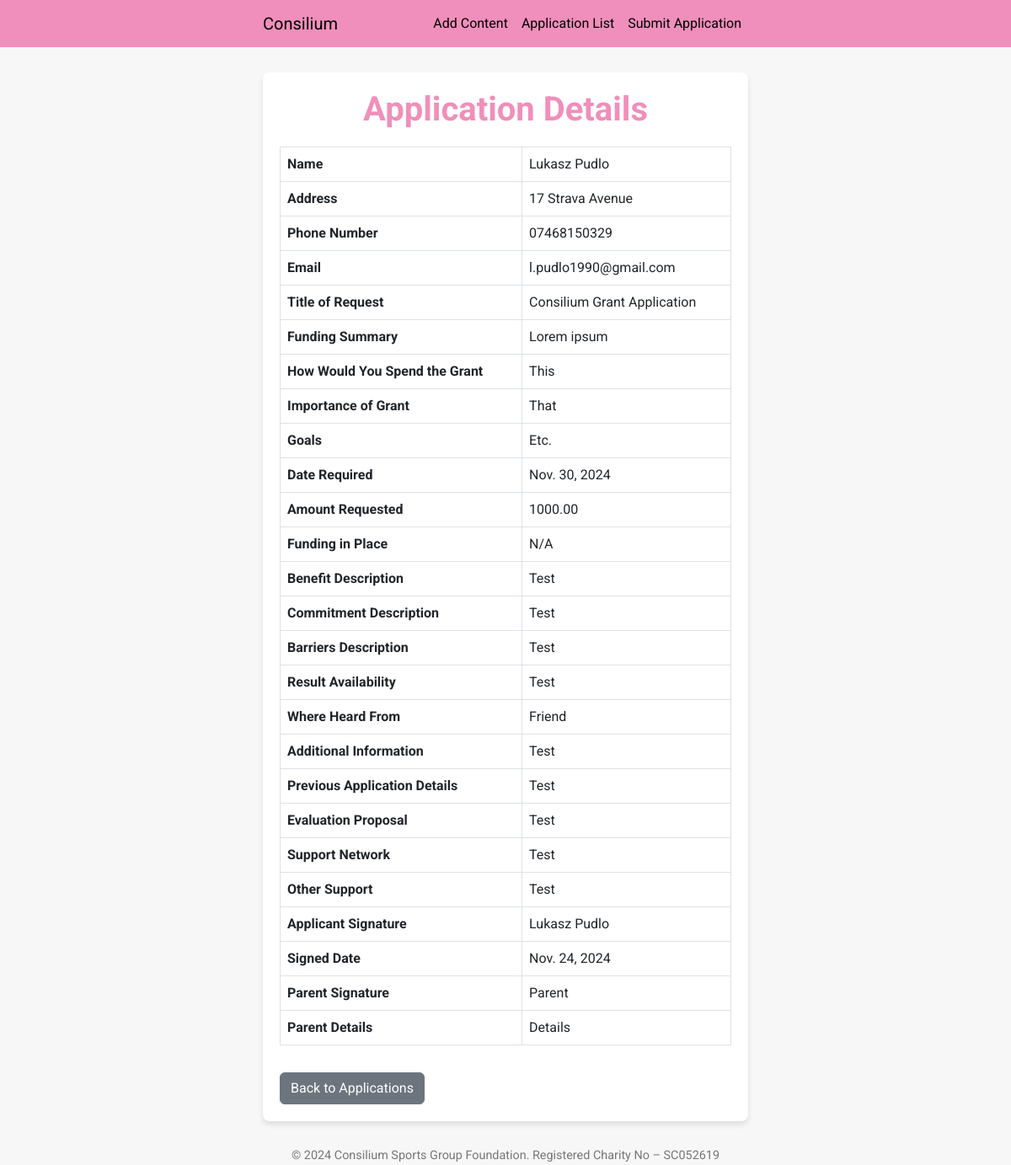
The page /applications/1/ on the database its author committed.
### applications/models.py (models this page shows, shortened)
class GrantApplication(models.Model):
    name = models.CharField(max_length=255)
    address = models.TextField()
    phone_number = models.CharField(max_length=15)
    email = models.EmailField()
    title_of_request = models.CharField(max_length=255)
    funding_summary = models.TextField()
    how_spend_grant = models.TextField()
    importance_of_grant = models.TextField()
    goals = models.TextField()
    required_date = models.DateField()
    amount_requested = models.DecimalField(max_digits=10, decimal_places=2)
    funding_in_place = models.TextField(blank=True, null=True)
    benefit_description = models.TextField()
    commitment_description = models.TextField()
    barriers_description = models.TextField(blank=True, null=True)
    result_availability = models.TextField(blank=True, null=True)
    heard_from = models.CharField(max_length=255, blank=True, null=True)
    additional_info = models.TextField(blank=True, null=True)
    previous_application_details = models.TextField(blank=True, null=True)
    evaluation_proposal = models.TextField(blank=True, null=True)
    support_network = models.TextField(blank=True, null=True)
    other_support = models.TextField(blank=True, null=True)
    applicant_signature = models.CharField(max_length=255)
    signed_date = models.DateField()
    parent_signature = models.CharField(max_length=255, blank=True, null=True)
    parent_details = models.TextField(blank=True, null=True)

### applications/views.py (the view)
# urls.py: path('<int:pk>/', views.application_detail, name='application_detail'),
def application_detail(request, pk):
    application = get_object_or_404(GrantApplication, pk=pk)
    return render(request, 'applications/application_detail.html', {'application': application})

### consilium/templates/applications/application_detail.html (shortened to what this page needs)
{% extends "base.html" %}
{% block content %}
<h1>Application Details</h1>
<div class="table-responsive">
    <table class="table table-bordered">
        <tbody>
            <tr>
                <th>Name</th>
                <td>{{ application.name }}</td>
            </tr>
            <tr>
                <th>Address</th>
                <td>{{ application.address }}</td>
            </tr>
            <tr>
                <th>Phone Number</th>
                <td>{{ application.phone_number }}</td>
            </tr>
            <tr>
                <th>Email</th>
                <td>{{ application.email }}</td>
            </tr>
            <tr>
                <th>Title of Request</th>
                <td>{{ application.title_of_request }}</td>
            </tr>
            <tr>
                <th>Funding Summary</th>
                <td>{{ application.funding_summary }}</td>
            </tr>
            <tr>
                <th>How Would You Spend the Grant</th>
                <td>{{ application.how_spend_grant }}</td>
            </tr>
            <tr>
                <th>Importance of Grant</th>
                <td>{{ application.importance_of_grant }}</td>
            </tr>
            <tr>
                <th>Goals</th>
                <td>{{ application.goals }}</td>
            </tr>
            <tr>
                <th>Date Required</th>
                <td>{{ application.required_date }}</td>
            </tr>
            <tr>
                <th>Amount Requested</th>
                <td>{{ application.amount_requested }}</td>
            </tr>
            <tr>
                <th>Funding in Place</th>
                <td>{{ application.funding_in_place }}</td>
            </tr>
            <tr>
                <th>Benefit Description</th>
                <td>{{ application.benefit_description }}</td>
            </tr>
            <tr>
                <th>Commitment Description</th>
                <td>{{ application.commitment_description }}</td>
            </tr>
            <tr>
                <th>Barriers Description</th>
                <td>{{ application.barriers_description }}</td>
            </tr>
            <tr>
                <th>Result Availability</th>
                <td>{{ application.result_availability }}</td>
            </tr>
            <tr>
                <th>Where Heard From</th>
                <td>{{ application.heard_from }}</td>
            </tr>
            <tr>
                <th>Additional Information</th>
                <td>{{ application.additional_info }}</td>
            </tr>
            <tr>
                <th>Previous Application Details</th>
                <td>{{ application.previous_application_details }}</td>
            </tr>
            <tr>
                <th>Evaluation Proposal</th>
                <td>{{ application.evaluation_proposal }}</td>
            </tr>
            <tr>
                <th>Support Network</th>
                <td>{{ application.support_network }}</td>
            </tr>
            <tr>
                <th>Other Support</th>
                <td>{{ application.other_support }}</td>
            </tr>
            <tr>
                <th>Applicant Signature</th>
                <td>{{ application.applicant_signature }}</td>
            </tr>
            <tr>
                <th>Signed Date</th>
                <td>{{ application.signed_date }}</td>
            </tr>
            <tr>
                <th>Parent Signature</th>
                <td>{{ application.parent_signature }}</td>
            </tr>
            <tr>
                <th>Parent Details</th>
                <td>{{ application.parent_details }}</td>
            </tr>
        </tbody>
    </table>
</div>
<a href="{% url 'application_list' %}" class="btn btn-secondary mt-3">Back to Applications</a>
{% endblock %}

### consilium/static/css/styles.css (style rules this page uses)
body { background-color: #f7f7f7; font-family: 'Roboto', sans-serif; }
h1 { color: #f08fbb; font-weight: bold; text-align: center; margin-bottom: 20px; }

### rows shown on the page
GrantApplication: name "Lukasz Pudlo", address "17 Strava Avenue", phone_number "07468150329", email "l.pudlo1990@gmail.com", title_of_request "Consilium Grant Application", funding_summary "Lorem ipsum", how_spend_grant "This", importance_of_grant "That", goals "Etc.", required_date "Nov. 30, 2024", amount_requested "1000.00", funding_in_place "N/A", benefit_description "Test", commitment_description "Test", barriers_description "Test", result_availability "Test", heard_from "Friend", additional_info "Test", previous_application_details "Test", evaluation_proposal "Test", support_network "Test", other_support "Test", applicant_signature "Lukasz Pudlo", signed_date "Nov. 24, 2024", parent_signature "Parent", parent_details "Details"
